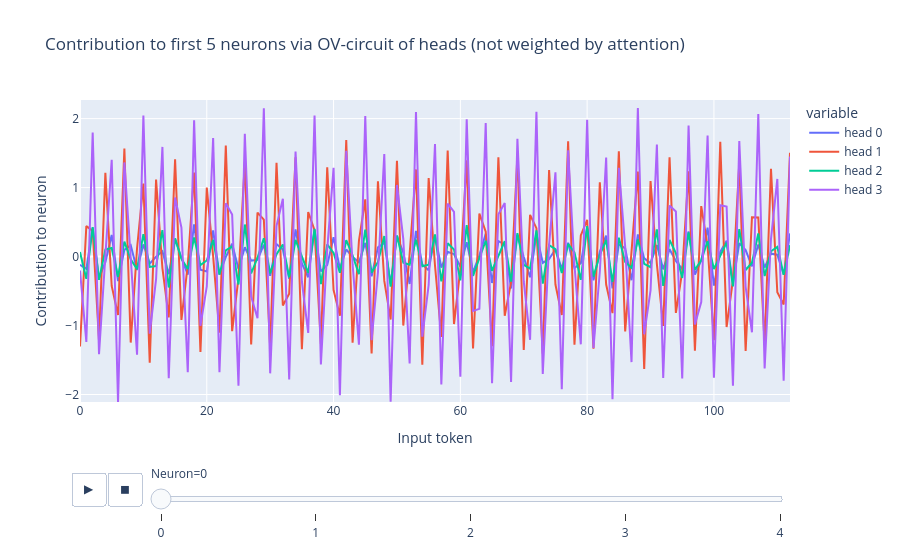

Here is the notebook cell this chart was saved with:
### Markdown cell above
**Effective weights:**

#### **$W_{neur}$**

### Code cell
top_k = 5
utils.animate_multi_lines(
    W_neur[..., :top_k],
    y_index=[f"head {hi}" for hi in range(4)],
    labels={"x": "Input token", "value": "Contribution to neuron"},
    snapshot="Neuron",
    title=f"Contribution to first {top_k} neurons via OV-circuit of heads (not weighted by attention)",
)

### Figure 1 — Plotly figure (JSON) as saved in the notebook; plotly's stock layout.template omitted (floating-point values rounded to 4 significant figures)
{"data": [{"hovertemplate": "variable=head 0<br>Neuron=0<br>Input token=%{x}<br>Contribution to neuron=%{y}<extra></extra>", "legendgroup": "head 0", "line": {"color": "#636efa", "dash": "solid"}, "marker": {"symbol": "circle"}, "mode": "lines", "name": "head 0", "orientation": "v", "showlegend": true, "type": "scatter", "x": [0, 1, 2, 3, 4, 5, 6, 7, 8, 9, 10, 11, 12, 13, 14, 15, 16, 17, 18, 19, 20, 21, 22, 23, 24, 25, 26, 27, 28, 29, 30, 31, 32, 33, 34, 35, 36, 37, 38, 39, 40, 41, 42, 43, 44, 45, 46, 47, 48, 49, 50, 51, 52, 53, 54, 55, 56, 57, 58, 59, 60, 61, 62, 63, 64, 65, 66, 67, 68, 69, 70, 71, 72, 73, 74, 75, 76, 77, 78, 79, 80, 81, 82, 83, 84, 85, 86, 87, 88, 89, 90, 91, 92, 93, 94, 95, 96, 97, 98, 99, 100, 101, 102, 103, 104, 105, 106, 107, 108, 109, 110, 111, 112], "xaxis": "x", "y": [-0.1193, -0.1782, 0.4189, -0.3128, -0.08047, 0.3136, -0.3557, 0.09668, 0.1635, -0.1949, 0.1762, -0.1027, -0.002844, 0.07538, -0.2556, 0.2552, -0.0174, -0.2608, 0.4649, -0.1905, -0.2172, 0.3779, -0.2608, -0.006596, 0.1864, -0.1806, 0.1348, -0.05849, -0.04817, 0.1718, -0.2775, 0.181, 0.1017, -0.3232, 0.394, -0.09819, -0.2995, 0.386, -0.2155, -0.1211, 0.2794, -0.1791, 0.103, -0.006916, -0.08273, 0.1983, -0.2862, 0.1339, 0.2009, -0.3916, 0.3, 0.05716, -0.3969, 0.371, -0.1141, -0.1969, 0.298, -0.159, 0.0689, 0.03452, -0.1439, 0.2088, -0.2252, 0.01686, 0.3285, -0.383, 0.2255, 0.1711, -0.4631, 0.3141, -0.005972, -0.3008, 0.3226, -0.09085, -0.03515, 0.1055, -0.1786, 0.1992, -0.168, -0.09677, 0.4146, -0.3459, 0.07352, 0.304, -0.4602, 0.1801, 0.1173, -0.3432, 0.3198, -0.02662, -0.09496, 0.1675, -0.1858, 0.1072, -0.06539, -0.1827, 0.3656, -0.2624, -0.05718, 0.4194, -0.4211, 0.06993, 0.2309, -0.3823, 0.1935, 0.09455, -0.1417, 0.1751, -0.1592, 0.04139, 0.02621, -0.2585, 0.3353], "yaxis": "y"}, {"hovertemplate": "variable=head 1<br>Neuron=0<br>Input token=%{x}<br>Contribution to neuron=%{y}<extra></extra>", "legendgroup": "head 1", "line": {"color": "#EF553B", "dash": "solid"}, "marker": {"symbol": "circle"}, "mode": "lines", "name": "head 1", "orientation": "v", "showlegend": true, "type": "scatter", "x": [0, 1, 2, 3, 4, 5, 6, 7, 8, 9, 10, 11, 12, 13, 14, 15, 16, 17, 18, 19, 20, 21, 22, 23, 24, 25, 26, 27, 28, 29, 30, 31, 32, 33, 34, 35, 36, 37, 38, 39, 40, 41, 42, 43, 44, 45, 46, 47, 48, 49, 50, 51, 52, 53, 54, 55, 56, 57, 58, 59, 60, 61, 62, 63, 64, 65, 66, 67, 68, 69, 70, 71, 72, 73, 74, 75, 76, 77, 78, 79, 80, 81, 82, 83, 84, 85, 86, 87, 88, 89, 90, 91, 92, 93, 94, 95, 96, 97, 98, 99, 100, 101, 102, 103, 104, 105, 106, 107, 108, 109, 110, 111, 112], "xaxis": "x", "y": [-1.302, 0.4405, 0.3723, -1.216, 1.214, -0.426, -0.8462, 1.566, -1.247, 0.1203, 1.059, -1.539, 1.118, -0.1675, -0.8829, 1.409, -0.9185, -0.1187, 1.217, -1.385, 0.9991, 0.006702, -1.105, 1.608, -1.081, -0.3075, 1.37, -1.273, 0.6363, 0.5352, -1.316, 1.359, -0.7081, -0.5379, 1.44, -1.342, 0.646, 0.3828, -1.266, 1.294, -0.4881, -0.8593, 1.691, -1.248, 0.2276, 0.8286, -1.406, 1.091, -0.3529, -0.9123, 1.39, -1.001, 0.03918, 1.264, -1.57, 1.138, -0.1294, -1.165, 1.536, -0.9781, -0.1806, 1.395, -1.334, 0.6224, 0.3613, -1.3, 1.439, -0.8593, -0.3739, 1.461, -1.353, 0.6049, 0.4118, -1.408, 1.255, -0.4062, -0.8474, 1.67, -1.278, 0.3065, 0.5312, -1.337, 1.077, -0.4051, -0.8203, 1.525, -1.085, 0.03374, 1.231, -1.63, 1.095, -0.1093, -1.005, 1.439, -0.8162, -0.2145, 1.235, -1.366, 0.732, 0.1531, -1.212, 1.663, -1.022, -0.3373, 1.361, -1.37, 0.5701, 0.5657, -1.279, 1.272, -0.5168, -0.6941, 1.504], "yaxis": "y"}, {"hovertemplate": "variable=head 2<br>Neuron=0<br>Input token=%{x}<br>Contribution to neuron=%{y}<extra></extra>", "legendgroup": "head 2", "line": {"color": "#00cc96", "dash": "solid"}, "marker": {"symbol": "circle"}, "mode": "lines", "name": "head 2", "orientation": "v", "showlegend": true, "type": "scatter", "x": [0, 1, 2, 3, 4, 5, 6, 7, 8, 9, 10, 11, 12, 13, 14, 15, 16, 17, 18, 19, 20, 21, 22, 23, 24, 25, 26, 27, 28, 29, 30, 31, 32, 33, 34, 35, 36, 37, 38, 39, 40, 41, 42, 43, 44, 45, 46, 47, 48, 49, 50, 51, 52, 53, 54, 55, 56, 57, 58, 59, 60, 61, 62, 63, 64, 65, 66, 67, 68, 69, 70, 71, 72, 73, 74, 75, 76, 77, 78, 79, 80, 81, 82, 83, 84, 85, 86, 87, 88, 89, 90, 91, 92, 93, 94, 95, 96, 97, 98, 99, 100, 101, 102, 103, 104, 105, 106, 107, 108, 109, 110, 111, 112], "xaxis": "x", "y": [0.06544, -0.3224, 0.4271, -0.3382, 0.1006, 0.1241, -0.2945, 0.2174, -0.04043, -0.1824, 0.3237, -0.1497, -0.1385, 0.383, -0.4487, 0.2633, -0.03127, -0.1817, 0.2757, -0.1241, -0.05716, 0.2424, -0.2601, 0.09107, 0.1482, -0.4051, 0.4649, -0.2457, -0.01651, 0.2657, -0.2457, 0.0353, 0.1754, -0.3026, 0.2414, -0.01118, -0.2359, 0.4023, -0.3989, 0.1773, 0.05284, -0.2339, 0.2374, 0.01597, -0.2559, 0.3913, -0.2334, -0.07851, 0.297, -0.4376, 0.3038, -0.09004, -0.1196, 0.2456, -0.1396, -0.1185, 0.3198, -0.3597, 0.1925, 0.1007, -0.3452, 0.4547, -0.2813, -0.02434, 0.2294, -0.2058, 0.01396, 0.2241, -0.3636, 0.3404, -0.1222, -0.1752, 0.3793, -0.3923, 0.1643, 0.1064, -0.238, 0.1823, 0.06154, -0.3375, 0.4423, -0.2925, 0.02517, 0.2361, -0.3678, 0.2741, -0.07968, -0.1633, 0.2486, -0.1058, -0.1537, 0.3943, -0.4259, 0.2417, 0.04923, -0.3101, 0.3506, -0.1909, -0.05584, 0.2226, -0.1797, 0.02107, 0.2029, -0.4324, 0.3987, -0.1947, -0.09021, 0.3353, -0.2827, 0.07675, 0.1384, -0.265, 0.1628], "yaxis": "y"}, {"hovertemplate": "variable=head 3<br>Neuron=0<br>Input token=%{x}<br>Contribution to neuron=%{y}<extra></extra>", "legendgroup": "head 3", "line": {"color": "#ab63fa", "dash": "solid"}, "marker": {"symbol": "circle"}, "mode": "lines", "name": "head 3", "orientation": "v", "showlegend": true, "type": "scatter", "x": [0, 1, 2, 3, 4, 5, 6, 7, 8, 9, 10, 11, 12, 13, 14, 15, 16, 17, 18, 19, 20, 21, 22, 23, 24, 25, 26, 27, 28, 29, 30, 31, 32, 33, 34, 35, 36, 37, 38, 39, 40, 41, 42, 43, 44, 45, 46, 47, 48, 49, 50, 51, 52, 53, 54, 55, 56, 57, 58, 59, 60, 61, 62, 63, 64, 65, 66, 67, 68, 69, 70, 71, 72, 73, 74, 75, 76, 77, 78, 79, 80, 81, 82, 83, 84, 85, 86, 87, 88, 89, 90, 91, 92, 93, 94, 95, 96, 97, 98, 99, 100, 101, 102, 103, 104, 105, 106, 107, 108, 109, 110, 111, 112], "xaxis": "x", "y": [-0.2036, -1.239, 1.799, -1.415, 0.005658, 1.402, -2.109, 1.365, -0.01809, -1.423, 2.046, -1.118, -0.328, 1.59, -1.763, 0.8571, 0.4206, -1.678, 1.974, -1.005, -0.4323, 1.717, -1.677, 0.7732, 0.6095, -1.871, 1.782, -0.5796, -0.894, 2.15, -1.693, 0.4453, 0.8374, -1.784, 1.524, -0.3648, -1.107, 2.046, -1.564, 0.1044, 1.286, -2.012, 1.534, -0.1107, -1.278, 2.037, -1.211, -0.2283, 1.488, -2.103, 1.038, 0.2541, -1.551, 2.096, -1.161, -0.4123, 1.63, -1.854, 0.7673, 0.6466, -1.741, 1.989, -0.7879, -0.7586, 1.938, -1.836, 0.6139, 0.7775, -1.817, 1.706, -0.3614, -1.207, 2.098, -1.703, 0.1777, 1.221, -1.923, 1.54, -0.1231, -1.272, 1.982, -1.326, -0.2165, 1.435, -2.07, 1.286, 0.143, -1.53, 2.152, -1.128, -0.4916, 1.623, -1.762, 0.7407, 0.653, -1.768, 1.898, -0.9832, -0.6607, 1.755, -1.755, 0.7436, 0.7248, -1.874, 1.677, -0.4387, -1.098, 2.066, -1.622, 0.2535, 1.125, -1.802, 1.451], "yaxis": "y"}], "layout": {"legend": {"title": {"text": "variable"}, "tracegroupgap": 0}, "sliders": [{"active": 0, "currentvalue": {"prefix": "Neuron="}, "len": 0.9, "pad": {"b": 10, "t": 60}, "steps": [{"args": [["0"], {"frame": {"duration": 0, "redraw": false}, "fromcurrent": true, "mode": "immediate", "transition": {"duration": 0, "easing": "linear"}}], "label": "0", "method": "animate"}, {"args": [["1"], {"frame": {"duration": 0, "redraw": false}, "fromcurrent": true, "mode": "immediate", "transition": {"duration": 0, "easing": "linear"}}], "label": "1", "method": "animate"}, {"args": [["2"], {"frame": {"duration": 0, "redraw": false}, "fromcurrent": true, "mode": "immediate", "transition": {"duration": 0, "easing": "linear"}}], "label": "2", "method": "animate"}, {"args": [["3"], {"frame": {"duration": 0, "redraw": false}, "fromcurrent": true, "mode": "immediate", "transition": {"duration": 0, "easing": "linear"}}], "label": "3", "method": "animate"}, {"args": [["4"], {"frame": {"duration": 0, "redraw": false}, "fromcurrent": true, "mode": "immediate", "transition": {"duration": 0, "easing": "linear"}}], "label": "4", "method": "animate"}], "x": 0.1, "xanchor": "left", "y": 0, "yanchor": "top"}], "title": {"text": "Contribution to first 5 neurons via OV-circuit of heads (not weighted by attention)"}, "updatemenus": [{"buttons": [{"args": [null, {"frame": {"duration": 500, "redraw": false}, "fromcurrent": true, "mode": "immediate", "transition": {"duration": 500, "easing": "linear"}}], "label": "&#9654;", "method": "animate"}, {"args": [[null], {"frame": {"duration": 0, "redraw": false}, "fromcurrent": true, "mode": "immediate", "transition": {"duration": 0, "easing": "linear"}}], "label": "&#9724;", "method": "animate"}], "direction": "left", "pad": {"r": 10, "t": 70}, "showactive": false, "type": "buttons", "x": 0.1, "xanchor": "right", "y": 0, "yanchor": "top"}], "xaxis": {"anchor": "y", "domain": [0.0, 1.0], "title": {"text": "Input token"}}, "yaxis": {"anchor": "x", "domain": [0.0, 1.0], "range": [-2.109, 2.27], "title": {"text": "Contribution to neuron"}}}}
